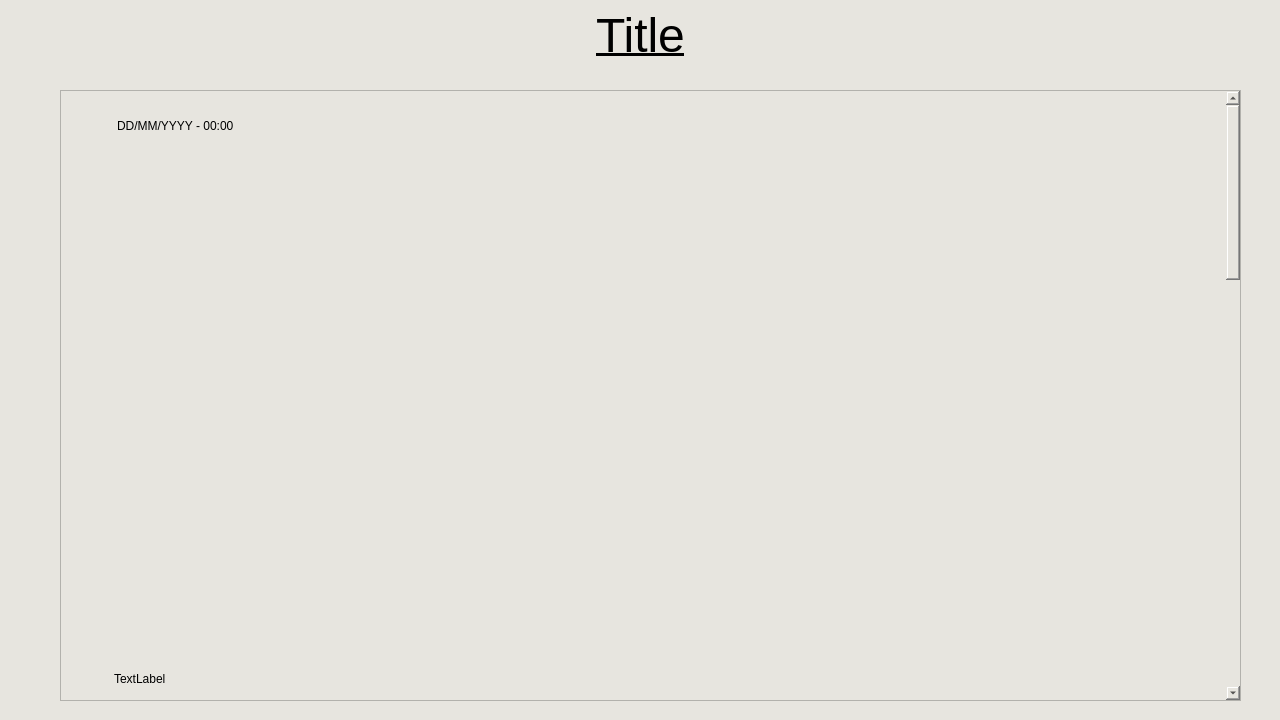
<?xml version="1.0" encoding="UTF-8"?>
<ui version="4.0">
 <class>MainWindow</class>
 <widget class="QMainWindow" name="MainWindow">
  <property name="geometry">
   <rect>
    <x>0</x>
    <y>0</y>
    <width>1280</width>
    <height>720</height>
   </rect>
  </property>
  <property name="minimumSize">
   <size>
    <width>1280</width>
    <height>720</height>
   </size>
  </property>
  <property name="maximumSize">
   <size>
    <width>1280</width>
    <height>720</height>
   </size>
  </property>
  <property name="windowTitle">
   <string>MainWindow</string>
  </property>
  <property name="styleSheet">
   <string notr="true">background-color: rgb(231, 229, 223);</string>
  </property>
  <widget class="QWidget" name="centralwidget">
   <widget class="QLabel" name="newsTitle">
    <property name="geometry">
     <rect>
      <x>20</x>
      <y>10</y>
      <width>1241</width>
      <height>51</height>
     </rect>
    </property>
    <property name="font">
     <font>
      <family>Arial</family>
      <pointsize>36</pointsize>
      <italic>false</italic>
      <bold>false</bold>
      <underline>true</underline>
     </font>
    </property>
    <property name="styleSheet">
     <string notr="true">font: 36pt &quot;Arial&quot;;
color: black</string>
    </property>
    <property name="text">
     <string>Title</string>
    </property>
    <property name="alignment">
     <set>Qt::AlignCenter</set>
    </property>
   </widget>
   <widget class="QScrollArea" name="scrollArea">
    <property name="geometry">
     <rect>
      <x>60</x>
      <y>90</y>
      <width>1181</width>
      <height>611</height>
     </rect>
    </property>
    <property name="sizePolicy">
     <sizepolicy hsizetype="Fixed" vsizetype="Fixed">
      <horstretch>0</horstretch>
      <verstretch>0</verstretch>
     </sizepolicy>
    </property>
    <property name="styleSheet">
     <string notr="true">QScrollBar:vertical {
    width: 14px;
    margin: 15px 0 15px 0;
 }

/*  HANDLE BAR VERTICAL */
QScrollBar::handle:vertical {	
	background-color: rgb(231, 229, 223);
	min-height: 30px;
	border-radius: 7px;
	border: 1 solid rgb(174, 175, 175);
}
QScrollBar::handle:vertical:hover{	
	background-color:  rgb(164, 165, 165);
}

/* BTN TOP - SCROLLBAR */
QScrollBar::sub-line:vertical {
	border: none;
	background-color:  rgb(231, 229, 223);
	height: 15px;
	border-top-left-radius: 7px;
	border-top-right-radius: 7px;
	subcontrol-position: top;
	subcontrol-origin: margin;
}

/* BTN BOTTOM - SCROLLBAR */
QScrollBar::add-line:vertical {
	border: none;
	background-color:  rgb(231, 229, 223);
	height: 15px;
	border-bottom-left-radius: 7px;
	border-bottom-right-radius: 7px;
	subcontrol-position: bottom;
	subcontrol-origin: margin;
}
</string>
    </property>
    <property name="horizontalScrollBarPolicy">
     <enum>Qt::ScrollBarAlwaysOff</enum>
    </property>
    <property name="widgetResizable">
     <bool>true</bool>
    </property>
    <widget class="QWidget" name="scrollAreaWidgetContents">
     <property name="geometry">
      <rect>
       <x>0</x>
       <y>0</y>
       <width>1165</width>
       <height>2024</height>
      </rect>
     </property>
     <layout class="QVBoxLayout" name="verticalLayout">
      <item>
       <widget class="QFrame" name="frame">
        <property name="minimumSize">
         <size>
          <width>1120</width>
          <height>2000</height>
         </size>
        </property>
        <property name="styleSheet">
         <string notr="true">border: 0</string>
        </property>
        <property name="frameShape">
         <enum>QFrame::StyledPanel</enum>
        </property>
        <property name="frameShadow">
         <enum>QFrame::Raised</enum>
        </property>
        <widget class="QLabel" name="neswImage">
         <property name="geometry">
          <rect>
           <x>27</x>
           <y>50</y>
           <width>1100</width>
           <height>481</height>
          </rect>
         </property>
         <property name="text">
          <string/>
         </property>
         <property name="pixmap">
          <pixmap>../../../../../../../../../New Wall/itzy-loco-lia-mv-screenshot-4k-wallpaper-3840x2160-uhdpaper.com-150.0_c.jpg</pixmap>
         </property>
         <property name="scaledContents">
          <bool>true</bool>
         </property>
        </widget>
        <widget class="QLabel" name="newsDetail">
         <property name="geometry">
          <rect>
           <x>37</x>
           <y>565</y>
           <width>1081</width>
           <height>2401</height>
          </rect>
         </property>
         <property name="styleSheet">
          <string notr="true">padding: 4px;
font: 24pt &quot;Arial&quot;;
color:black;</string>
         </property>
         <property name="text">
          <string>TextLabel</string>
         </property>
         <property name="alignment">
          <set>Qt::AlignLeading|Qt::AlignLeft|Qt::AlignTop</set>
         </property>
        </widget>
        <widget class="QLabel" name="newsDate">
         <property name="geometry">
          <rect>
           <x>40</x>
           <y>15</y>
           <width>181</width>
           <height>21</height>
          </rect>
         </property>
         <property name="styleSheet">
          <string notr="true">padding: 4px;
font: 14pt &quot;Arial&quot;;
color:rgb(0, 0, 0);</string>
         </property>
         <property name="text">
          <string>DD/MM/YYYY - 00:00</string>
         </property>
        </widget>
       </widget>
      </item>
     </layout>
    </widget>
   </widget>
  </widget>
 </widget>
 <resources/>
 <connections/>
</ui>
